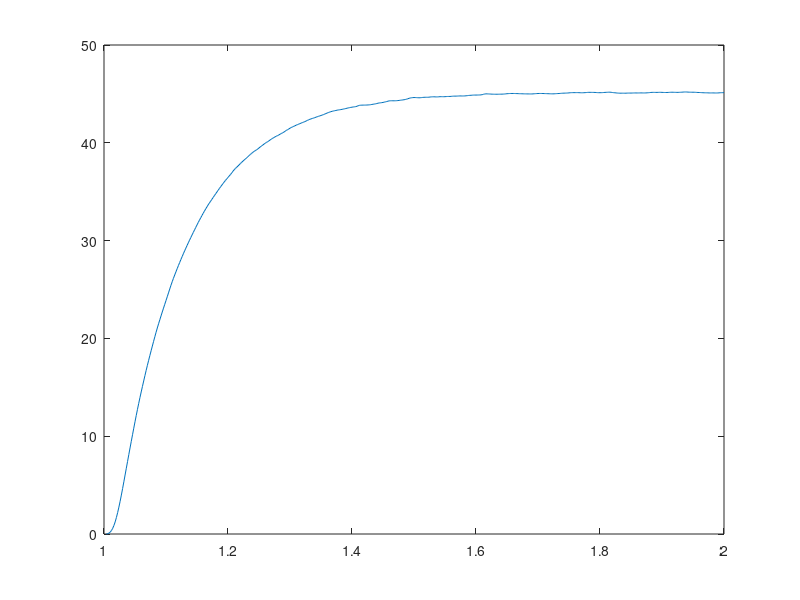

MATLAB code to generate this figure:
speed = load('speed.txt');
time = load('time.txt');
t_data = [];
s_data = [];
tau_mult = [];

for i = 1 : length(speed)
    
    if speed(i) > 0
        if length(t_data) == 0
            t_0 = time(i);
        end
        t_data(end+1) = time(i);
        s_data(end+1) = speed(i);
    end
end

w_0 = s_data(end);

for i = 1 : length(t_data)
    if s_data(i) > w_0
        ts_data(i) = w_0;
    else
        ts_data(i) = s_data(i);
    end
    tau_mult(end+1) = -(t_data(i)- t_0)/ log(1-(ts_data(i)/w_0));
end
tau = mean(tau_mult);

fs = 500;
fc = 20;
wn = 2*(fc/fs);
[b,a] = butter(2, wn);
f_data = filter(b,a,s_data);
plot(t_data, f_data);

%plot(t_data, s_data)
